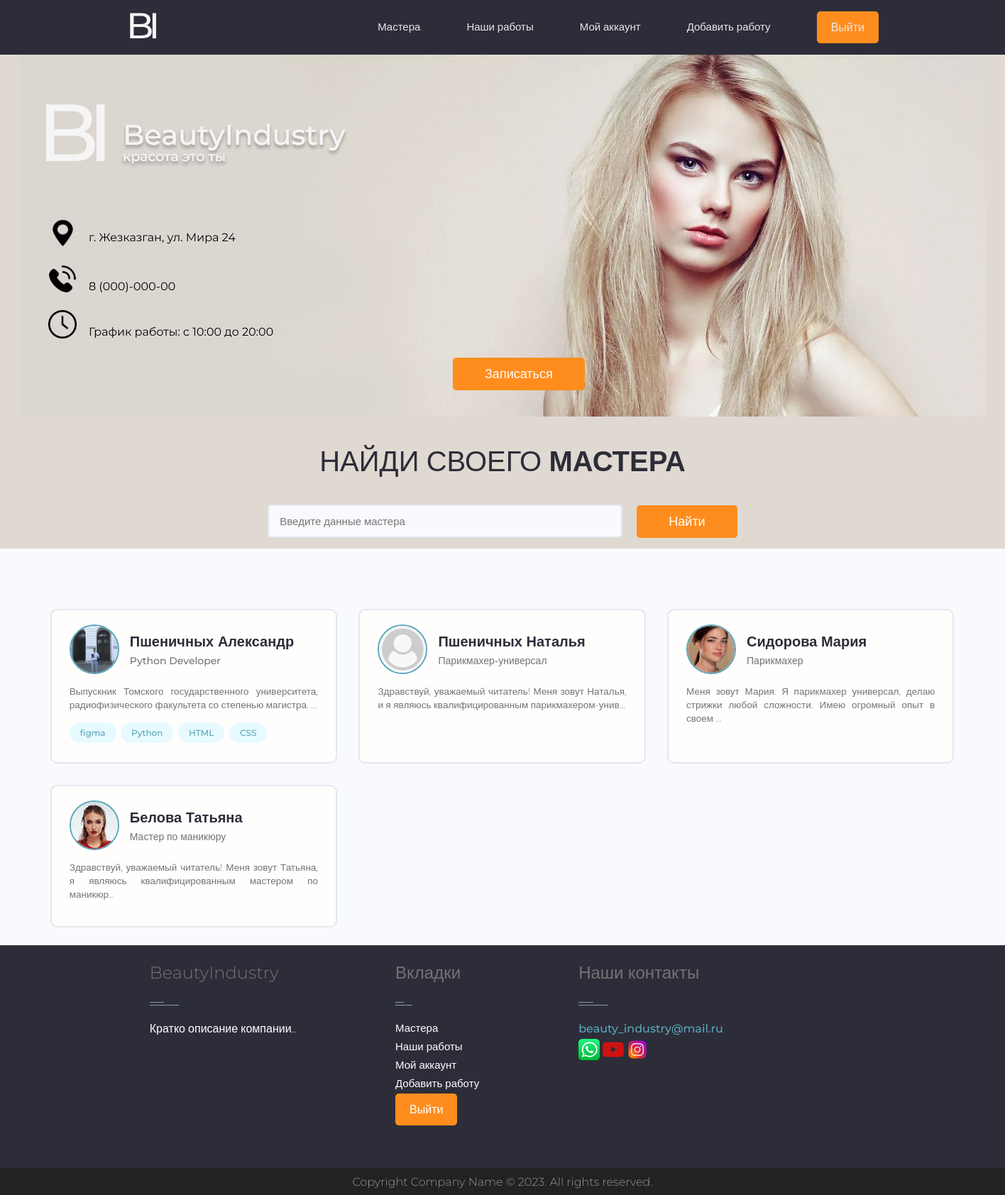
The app's page / (signed in) with its own data.
### users/models.py (models this page shows, shortened)
class Profile(models.Model):
    user = models.OneToOneField(User, on_delete=models.CASCADE, null=True, blank=True, verbose_name='Логин')
    name = models.CharField(max_length=200, null=True, blank=True,verbose_name='Имя пользователя')
    email = models.EmailField(max_length=200, null=True, blank=True)  # EmailField - валидация от джанго
    username = models.CharField(max_length=200, blank=True, null=True, verbose_name='Никнейм пользователя')
    short_info = models.CharField(max_length=200, blank=True, null=True,verbose_name='Краткая информация о пользователе')  # профессия
    bio = models.TextField(blank=True, null=True, verbose_name='Полная информация')  # инфо о себе
    profile_image = models.ImageField(blank=True, null=True, upload_to='profiles/',
                                      default='profiles/user-default.png',verbose_name='Фото')
    whatsapp = models.CharField(max_length=200, null=True, blank=True)
    instagram = models.CharField(max_length=200, null=True, blank=True)
    vkontakte = models.CharField(max_length=200, null=True, blank=True)
    telegram = models.CharField(max_length=200, null=True, blank=True)
    created = models.DateTimeField(auto_now_add=True)

class Skill(models.Model):  # скилы(навыки) пользователя
    owner = models.ForeignKey(Profile, on_delete=models.CASCADE, null=True, blank=True)  # связь с профилем
    name = models.CharField(max_length=200, null=True, blank=True)  # имя навыка
    description = models.TextField(null=True, blank=True)  # описание навыка
    created = models.DateTimeField(auto_now_add=True)
    def __str__(self):
        return f'{self.name}'

### users/views.py (the view)
# urls.py: path('', views.profiles, name='profiles'),
def profiles(request):
    profile, search_query = search_profiles(request)  # распаковка кортежа
    context = {'profiles': profile, 'search_query': search_query}
    return render(request, 'users/index.html', context)

### users/utils.py (called while the page is built)
def search_profiles(request):
    search_query = ''
    if request.GET.get('search_query'):
        search_query = request.GET.get('search_query')
    skills = Skill.objects.filter(name__icontains=search_query)
    profiles = Profile.objects.distinct().filter(
        Q(name__icontains=search_query) |
        Q(short_info__icontains=search_query) |
        Q(skill__in=skills))  # Модель профиля
    return profiles, search_query

### users/templates/users/index.html (shortened to what this page needs)
{% extends 'projects/base.html' %}
{% block content %}
{% load static %}
  <main class="home">
    <section class="hero-section text-center">
      <div class="container container--narrow">
        <div class="hero-section__box" >
          <div class="text">
            <img class="info" src="{% static 'images/info.svg' %}" alt="">
          <button class="openModal btn btn--sub btn--lg" style="margin: 0 610px">Записаться </button>
          </div>
          <img class='images' src="{% static 'images/girl.jpg.webp' %}" alt=""/>
          <h2 >НАЙДИ СВОЕГО <span>МАСТЕРА</span></h2>
        </div>
        <div class="hero-section__search">
          <form class="form" action="{% url 'profiles' %}" method="get">
            <div class="form__field">
              <input class="input input--text" id="formInput#search" type="text" name="search_query"
                value="{{ search_query }}"
                placeholder="Введите данные мастера" />
            </div>
            <input class="btn btn--sub btn--lg" type="submit" value="Найти" />
          </form>
        </div>
      </div>
    </section>
    <section class="devlist">
      <div class="container">
        <div class="grid grid--three">
          {% for profile in profiles %}
          <div class="column card">
            <div class="dev">
              <a href="{% url 'user_profile' profile.id %}" class="card__body">
                <div class="dev__profile">
                  <img class="avatar avatar--md" src="{{ profile.profile_image.url }}" alt="image" />
                  <div class="dev__meta">
                    <h3>{{ profile.name }}</h3>
                    <h5>{{ profile.short_info }}</h5>
                  </div>
                </div>
                <p class="dev__info">
                  {{ profile.bio|slice:100 }}...
                </p>
                <div class="dev__skills">
                  {% for skill in profile.skill_set.all %}
                  <span class="tag tag--pill tag--main">
                    <small>{{skill|slice:'6'}}</small>
                  </span>
                  {% endfor %}
                </div>
              </a>
            </div>
          </div>
          {% endfor %}
        </div>
      </div>
    </section>
  </main>
{% endblock %}

### projects/static/styles/app.css (style rules this page uses)
:root { --color-sub: #2d2d39; }
.btn--sub { background-color: var(--color-sub-light); }
.card { border: 2px solid var(--color-light); }
.info { margin-left: 25px; }
.text { display: block; width: 39%; vertical-align: text-top; margin-top: 40px; position: absolute; }
.images { width: 100%; }
.hero-section { height: auto; display: flex; align-items: center; background-color: #dfd9d2; }
.hero-section__box { margin-bottom: 20px; }
.hero-section__box > h2, .hero-section__box > h2 > span { font-size: 4rem; color: #2d2d39; line-height: 1.3; text-transform: uppercase; padding-top:30px; }
.hero-section__box > h2 { font-weight: 300; }
.hero-section__box > h2 > span { font-weight: 700; }
.hero-section__search > .form { display: flex; align-items: center; justify-content: center; gap: 2rem; }
.hero-section__search > .form input.input--text { width: 50rem; }
.devlist { margin-top: 8rem; }
.devlist .grid { align-items: stretch; }
.devlist .dev .dev__profile { display: flex; align-items: center; gap: 1.5rem; }
.devlist .dev .dev__meta h3 { color: var(--color-sub); font-size: 2rem; font-weight: 700; }
.devlist .dev .dev__meta h5 { color: var(--color-text); font-size: 1.4rem; font-weight: 500; }
.devlist .dev .dev__info { margin: 1.5rem 0; font-size: 1.35rem; line-height: 1.4; text-align: justify; }

### projects/static/styles/footer.css (style rules this page uses)
.btn { background-color: #ff8d1e; color:#fff; }

### projects/static/uikit/styles/modules/_variables.css (style rules this page uses)
:root { --color-main: #5aa5b9; --color-main-light: #e6faff; --color-sub: #3f4156; --color-sub-light: #51546e; --color-sub-lighter: #ededfd; --color-text: #737373; --color-gray: #8b8b8b; --color-light: #e5e7eb; --color-light-gray: #767676; --color-bg: #f8fafd; --color-white: #fffefd; --color-white-light: #f3f3f3; --color-success: #359e64; --color-success-bg: #def8e8; --color-error: #fc4b0b; --color-error-bg: #fff2ee; --font-base: 'Poppins', arial, helvetica, 'Segoe UI', roboto, ubuntu, sans-serif; --font-monospace: 'Fira Code', 'Courier New', courier, monospace; --font-regular: 300; --font-medium: 500; --font-bold: 700; --generic-shadow: 1px 1px 5px #00000010; --generic-transition: all 0.3s ease-in-out; }

### projects/static/uikit/styles/modules/_base.css (style rules this page uses)
* { margin: 0; padding: 0; box-sizing: border-box; text-rendering: optimizeLegibility; color: inherit; font-size: inherit; }
html { font-size: 50%; }
@media only screen and (min-width: 480px) { html { font-size: 56.25%; } }
@media only screen and (min-width: 1200px) { html { font-size: 62.5%; } }
body { line-height: 1.6; font-weight: 400; font-size: 1.5rem; color: var(--color-text); background-color: var(--color-bg); min-height: 100vh; }

### projects/static/uikit/styles/modules/_typography.css (style rules this page uses)
* { font-family:'Montserrat', sans-serif; }
h2 { font-size: 3.6rem; font-weight: var(--font-bold); }
h3 { font-size: 3.2rem; font-weight: var(--font-medium); }
h5 { font-size: 2.4rem; font-weight: var(--font-medium); }
h5, h6 { font-weight: var(--font-regular); }
p, span, strong { font-size: 1.6rem; color: var(--color-text); font-weight: var(--font-regular); }
a { padding-bottom: 2px; text-decoration: none; display: inline-block; color: var(--color-main); font-weight: var(--font-medium); }

### projects/static/uikit/styles/modules/_utilities.css (style rules this page uses)
.container { width: 92%; max-width: 165rem; margin: 0 auto; box-sizing: border-box; }
.container--narrow { width: 100%; max-width: 1360px; position: relative; }
@media screen and (min-width: 1000px) { .container { width: 90%; } }
@media screen and (min-width: 1000px) { .container--narrow { width: 85%; } }
@media screen and (min-width: 1200px) { .container { width: 90%; } }
@media screen and (min-width: 1200px) { .container--narrow { width: 100%; } }
.text-center { text-align: center; }

### projects/static/uikit/styles/modules/_avatar.css (style rules this page uses)
.avatar { border-radius: 50%; border: 2px solid var(--color-main); object-fit: cover; }
.avatar--md { height: 7rem; width: 7rem; }

### projects/static/uikit/styles/modules/_button.css (style rules this page uses)
.btn { display: inline-block; position: relative; cursor: pointer; background-color: var(--color-light); font-weight: var(--font-medium); color: var(--color-sub); text-decoration: none; padding: 1rem 2rem; border-radius: 0.5rem; border: none; width: -webkit-fit-content; width: -moz-fit-content; width: fit-content; height: -webkit-fit-content; height: -moz-fit-content; height: fit-content; font-size: 1.6rem; outline-width: 0; outline-color: transparent; -webkit-backface-visibility: hidden; backface-visibility: hidden; transition: all 0.3s ease-in-out; }
.btn--sub { background-color: var(--color-sub); color: var(--color-white); }
.btn--lg { font-size: 1.8rem; padding: 1.2rem 4.5rem; }

### records on screen
Profile: profile_image (picture), name "Пшеничных Александр", short_info "Python Developer", bio "Выпускник Томского государственного университета, радиофизического факультета со степенью магистра."
Skill: name "figma"
Skill: name "Python"
Skill: name "HTML"
Skill: name "CSS"
Profile: profile_image (placeholder picture), name "Пшеничных Наталья", short_info "Парикмахер-универсал", bio "Здравствуй, уважаемый читатель! Меня зовут Наталья, и я являюсь квалифицированным парикмахером-унив"
Profile: profile_image (picture), name "Сидорова Мария", short_info "Парикмахер", bio "Меня зовут Мария. Я парикмахер универсал, делаю стрижки любой сложности. Имею огромный опыт в своем"
Profile: profile_image (picture), name "Белова Татьяна", short_info "Мастер по маникюру", bio "Здравствуй, уважаемый читатель! Меня зовут Татьяна, я являюсь квалифицированным мастером по маникюр"
